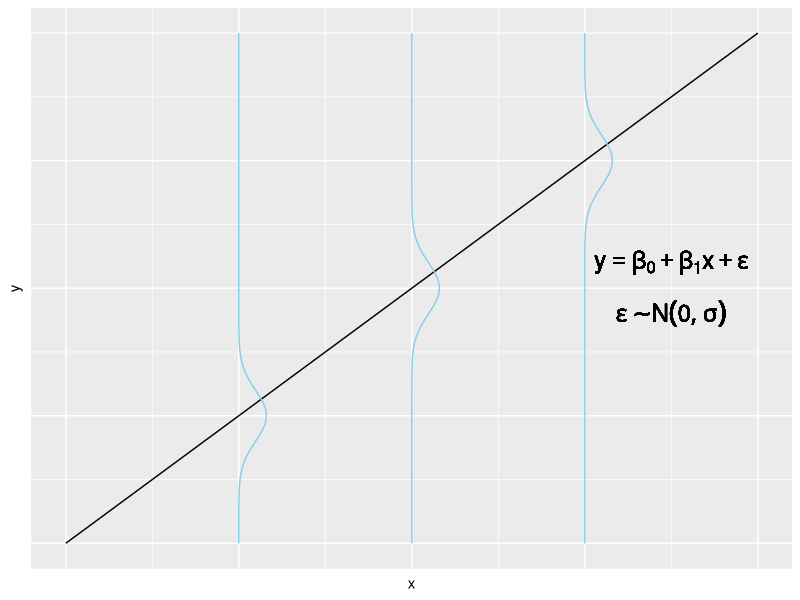
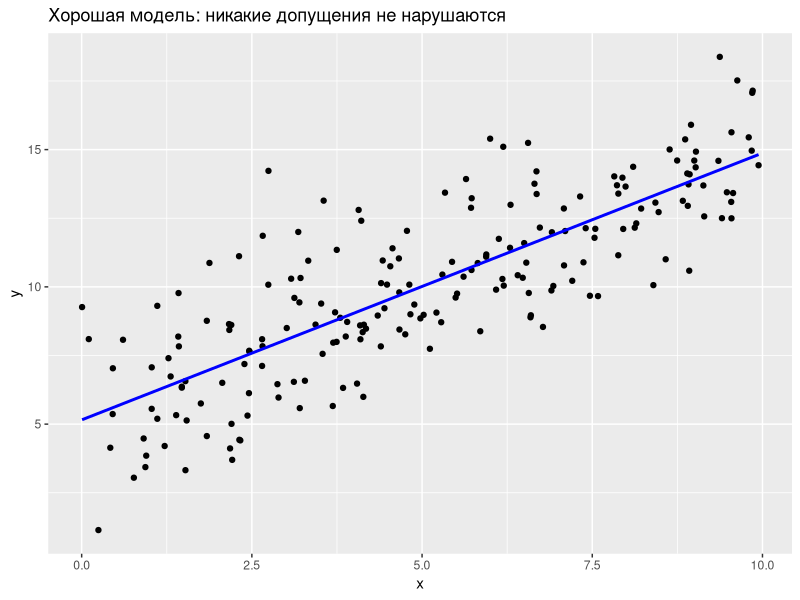
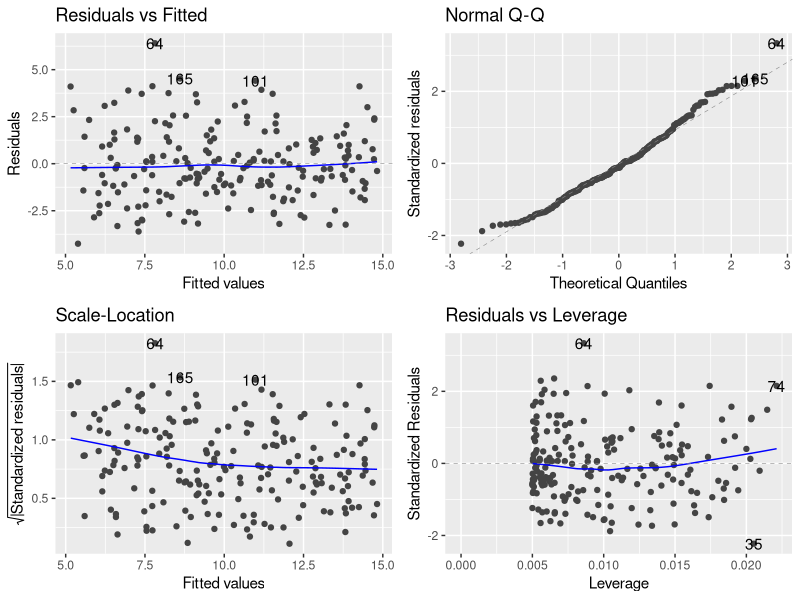
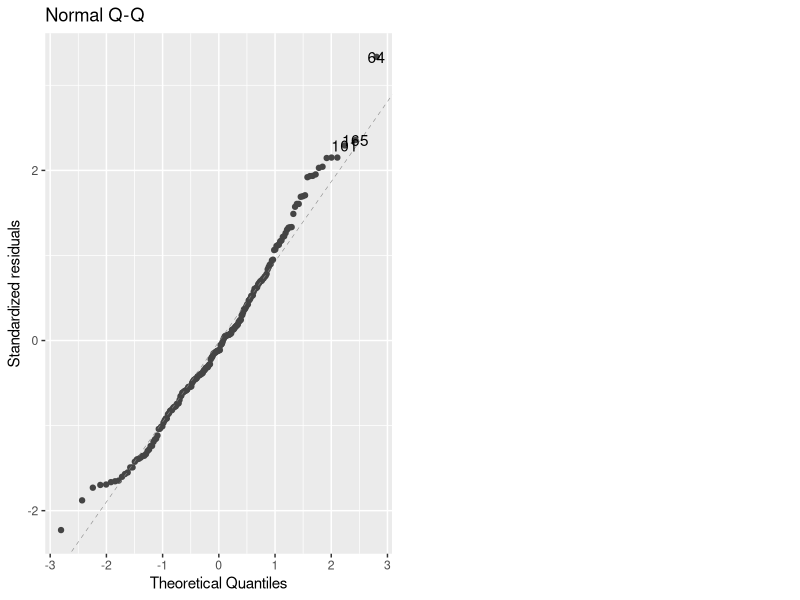
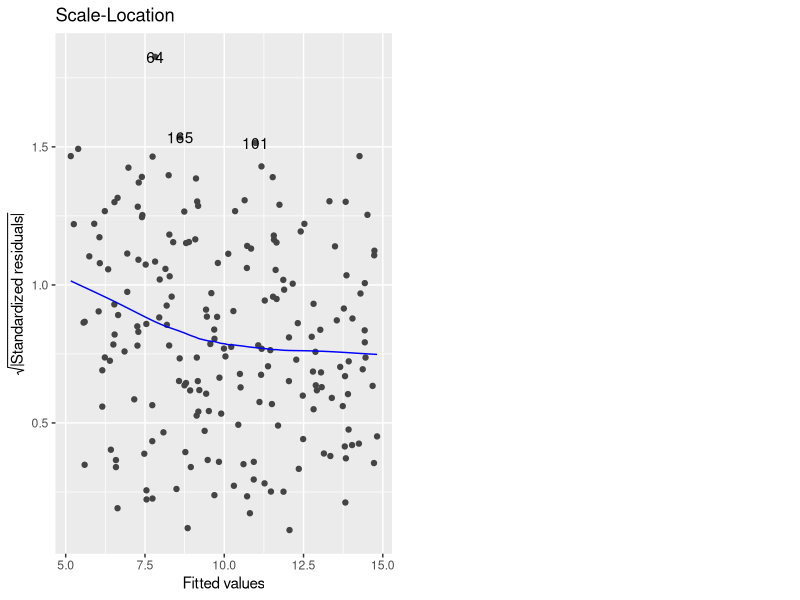
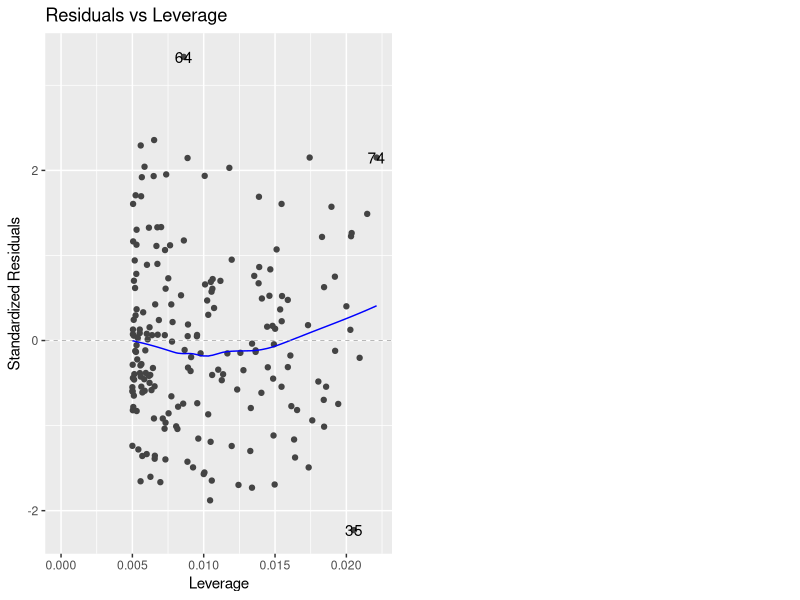
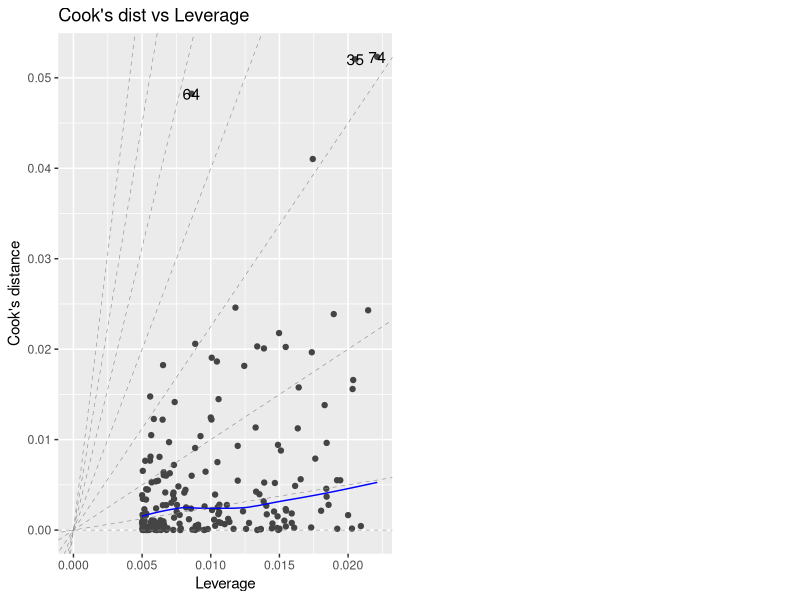
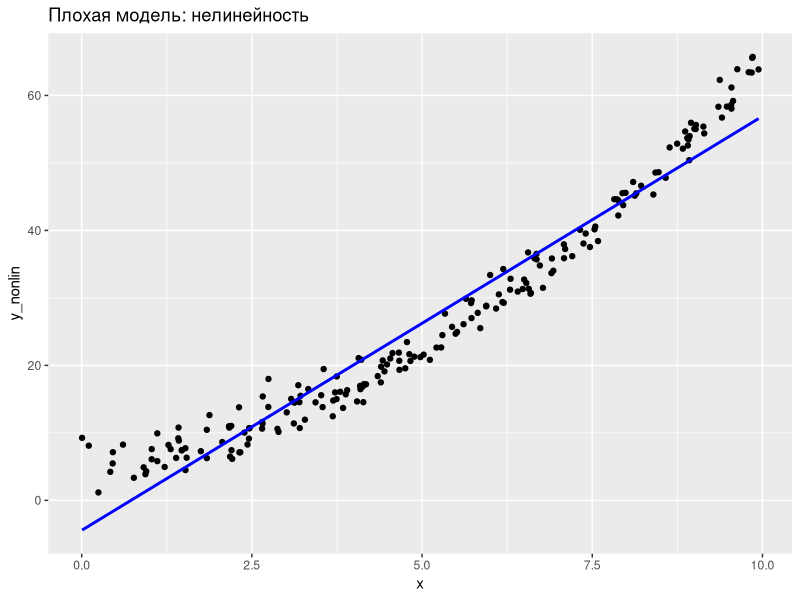

Here is the R script that generated these plots, in order:
## ---- chunk 1
knitr::opts_chunk$set(echo = TRUE, warning = FALSE)
options(width = 100) # ширина текстового вывода
options(digits = 3) # число знаков после запятой в выводе 
## ---- chunk 2
library(readr) # считывание данных из текстовых файлов
library(tidyverse) # манипулирование данными 
library(ggplot2) # визуализация 
library(ggfortify) # визуализация диагностических графиков
library(modelr) # вспомогательные функции для работы с моделями
library(broom) # преобразование результатов моделирования в табличный вид
library(GGally) # построение матрицы диаграмм рассеяния 
library(car) # функции для степенных преобразований
## ---- chunk 3
beta1 <- 0.5
beta0 <- 10
sd_epsilon <- .5
y <- seq(2.5,12.5,by=0.5)
# y = beta0 + beta1 * x => x = (y - beta0) / beta1
x <- (y - beta0) / beta1
ploterr <- function(y, mean, beta0, beta1, sd) {
  dx <- (mean - beta0) / beta1
  dnorm(y, mean, sd) + dx
}
tibble(x,y)


ggplot(data = tibble(x, y), mapping = aes(y, x)) +
         geom_line() + 
  stat_function(fun = ploterr, 
                args = list(5, beta0, beta1, sd_epsilon), col = 'skyblue') +
  stat_function(fun = ploterr, 
                args = list(7.5, beta0, beta1, sd_epsilon), col = 'skyblue') +
  stat_function(fun = ploterr, 
                args = list(10, beta0, beta1, sd_epsilon), col='skyblue') +
  coord_flip() +
  geom_text(aes(x = 8.0, y = 2.5, 
                label = "y == beta[0] + beta[1] * x + epsilon"), parse = T,
            size = 6) +
  geom_text(aes(x = 7.0, y = 2.5, 
                label = "epsilon %~% N(0, sigma)"), parse = T,
            size = 6) +
  theme(axis.text.x = element_blank(),
        axis.text.y = element_blank(),
        axis.ticks = element_blank())
## ---- chunk 4
# Параметры модели:
beta0 <- 5
beta1 <- 1
sd_eps <- 2
# Генерация данных:
set.seed(123)
N <- 200
x <- runif(N, 0, 10)
eps <- rnorm(N, 0, sd_eps)
y <- beta0 + beta1 * x + eps
## ---- chunk 5
m <- lm(y ~ x)
ggplot(tibble(x, y), aes(x, y)) +
  geom_point() +
  geom_smooth(method = lm, se = F, col = 'blue') +
  labs(title = 'Хорошая модель: никакие допущения не нарушаются')
summary(m)
## ---- chunk 6
autoplot(m)
## ---- chunk 7
autoplot(m, which = 2)
## ---- chunk 8
autoplot(m, which = 3)
## ---- chunk 9
autoplot(m, which = 5)
## ---- chunk 10
autoplot(m, which = 6)
## ---- chunk 11
beta2 <- .5
# Добавим квадратичный член:
y_nonlin <- beta0 + beta1 * x + beta2 * x^2 + eps
## ---- chunk 12
m_nonlin <- lm(y_nonlin ~ x) 
ggplot(tibble(x, y_nonlin), aes(x, y_nonlin)) +
  geom_point() +
  geom_smooth(method = lm, se = F, col = 'blue') +
  labs(title = 'Плохая модель: нелинейность')
summary(m_nonlin)
## ---- chunk 13
autoplot(m_nonlin) 
## ---- chunk 14
y_hetero <- beta0 + beta1 * x + eps * x / mean(x)
## ---- chunk 15
m_hetero <- lm(y_hetero ~ x) 
ggplot(tibble(x, y_hetero), aes(x, y_hetero)) +
  geom_point() +
  geom_smooth(method = lm, se = F, col='blue') +
  labs(title = 'Плохая модель: гетероскедастичность')
summary(m_hetero)
## ---- chunk 16
autoplot(m_hetero)
## ---- chunk 17
# Исходные данные
ggplot(tibble(x, y_hetero), aes(x, y_hetero)) +
  geom_point() +
  geom_smooth(method = lm, se = F, col='blue') +
  labs(title = 'Плохая модель: гетероскедастичность')
# Логарифмирование
ggplot(tibble(x, y = log10(y_hetero)),
       aes(x, y))  +
         geom_point() +
         geom_smooth(method=lm, se=F, col='blue') +
         labs(title='Логарифмическое преобразование для данных с гетероскедастичностью',
              y = 'log10(y)')
# Корень
ggplot(tibble(x, y = sqrt(y_hetero)),
       aes(x, y)) +
  geom_point() + 
  geom_smooth(method=lm, se=F, col='blue') +
  labs(title='Преобразование квадратного корня для данных с гетероскедастичностью',
              y = 'sqrt(y)')
# Обратное значение
ggplot(tibble(x, y = 1/y_hetero),
       aes(x, y)) +
  geom_point() +
  geom_smooth(method = lm, se = F, col='blue') +
  labs(title='Обратное преобразование для данных с гетероскедастичностью',
       y = '1/y')
## ---- chunk 18
m_inv <- lm(1/y_hetero ~ x)
coef(m_inv)
## ---- chunk 19
autoplot(m_inv)
## ---- chunk 20
m_poly <- lm(y_nonlin ~ x + I(x^2))
## ---- chunk 21
coef(m_poly)
## ---- chunk 22
ggplot(data = add_predictions(tibble(x, y_nonlin), m_poly), 
      mapping = aes(x)) +
      geom_point(aes(y = y_nonlin)) +
      geom_line(aes(y = pred), colour='blue') +
  labs(title = 'Квадратичная зависимость', y = 'y')
## ---- chunk 23
autoplot(m_poly)
## ---- chunk 24
# Подбор степени для модели с гетероскедастичностью
t1 <- powerTransform(y_hetero ~ x)
coef(t1)
## ---- chunk 25
m_ht <- lm(y_hetero^-0.25 ~ x)
coef(m_ht)
## ---- chunk 26
autoplot(m_ht)
## ---- chunk 27
## Подбор степени для нелинейной модели
t2 <- powerTransform(y_nonlin ~ x)
coef(t2)
## ---- chunk 28
m_nlt <- lm(sqrt(y_nonlin) ~ x)
coef(m_nlt)
## ---- chunk 29
autoplot(m_nlt)
## ---- chunk 30
formula(m_poly)
coef(m_poly)
## ---- chunk 31
# Создаем точки для получения нового прогноза
newdata_nl <- data.frame(x = seq_range(x, by = 0.1))
# Интервальный прогноз:
pred_nl <- predict(m_poly, newdata = newdata_nl, 
                   interval = 'prediction',
                   level = .95)
# Соединяем все в одну таблицу:
newdata_nl <- bind_cols(newdata_nl, as.data.frame(pred_nl))
# График
ggplot(data = newdata_nl,
       mapping = aes(x)) +
  geom_ribbon(aes(ymin=lwr, ymax=upr), 
              fill='lightskyblue', alpha=1/2) +
  geom_line(aes(y = fit), colour='blue') +
  geom_point(data= tibble (x=x, y=y_nonlin), aes(x, y)) +
  labs(title='Интервальный прогноз по квадратичной модели (95% интервал)',
       y = 'y')
## ---- chunk 32
formula(m_ht)
coef(m_ht)
## ---- chunk 33
# Создаем точки для получения нового прогноза
newdata_ht <- data.frame(x = seq_range(x, by = 0.1))
# Интервальный прогноз:
pred_ht_transformed <- predict(m_ht, newdata = newdata_ht, 
                   interval = 'prediction',
                   level = .95)
# Обратное преобразование:
pred_ht <- pred_ht_transformed^(-4)
# Соединяем все в одну таблицу:
newdata_ht <- bind_cols(newdata_ht, as.data.frame(pred_ht))
# График
ggplot(data = newdata_ht,
       mapping = aes(x)) +
  geom_ribbon(aes(ymin=lwr, ymax=upr), 
              fill='lightskyblue', alpha=1/2) +
  geom_line(aes(y = fit), colour='blue') +
  geom_point(data= tibble (x=x, y=y_hetero), aes(x, y)) +
  labs(title='Интервальный прогноз по нелинейной модели (95% интервал)',
       y = 'y')
## ---- chunk 34
data_original <- tibble(x, y)
data_outliers <- 
  tribble(
    ~x, ~y,
    5,  1,
    10, 1,
    15, 1
  )
data_combined <- bind_rows(data_original, data_outliers)
ggplot(data_combined, aes(x, y)) + 
  geom_smooth(method = 'lm', colour = 'blue', se = F) +
  geom_point() +
  geom_smooth(data = data_original, 
              method = 'lm', color = 'blue', se = F, linetype = 'dashed') +
  geom_point(data = data_outliers, 
             mapping = aes(x, y),
             color = 'red',
             size = 5,
             alpha = 0.5) +
  geom_text(data = data_outliers, 
             mapping = aes(x, y, 
                           label = nrow(data_original) + 1:nrow(data_outliers)),
             color = 'red',size = 5,
            vjust = -1) +
  labs(title = 'Выбросы в данных')
## ---- chunk 35
# Построение модели
m_o <- lm(y ~ x, data = data_combined)
# Диагностические графики
autoplot(m_o, which = c(1, 4:6))
